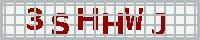
#> input picture captcha_img_data/c1.jpeg, 200 x 40 px, found by its file name; its folder holds only this picture in this run
$ python captcha_img_processor.py
#> lines starting #> are read from the running program, lines starting #| are printed output that depends on the picture; after the words box and inside, x2 and y2 are one past the last pixel; in counts of white or black regions, pixels touching at a corner belong together
from PIL import Image

# [15 lines of commented-out code are left out]

for i in range(1,20):
    rgba_img = Image.open(f"D:/tech/Coding/python/python_projects/VIT CourseEnroller/captcha_img_data/c{i}.jpeg")
#> rgba_img is the input picture: PIL image 200x40 RGB; mean R, G, B 197.9, 185.1, 185.3
    threshold = 95
    fn = lambda x : 255 if x > threshold else 0
    img = rgba_img.convert('L').point(fn, mode='1')
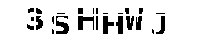
#> img: PIL image 200x40 1; 87.1% white; 25 black regions (10 under 20 px), largest, box (x1, y1, x2, y2) and area: (56, 16, 69, 34) 133, (78, 16, 94, 30) 124, (103, 16, 114, 34) 114
    pixel_map = img.load()
    width, height = img.size
#> width = 200; height = 40
    for x in range(width):
        for y in range(height):
            if pixel_map[x,y]!=0:
                pixel_map[x,y]=255
#> (the run stopped early here; a loop or call above may not have finished)
